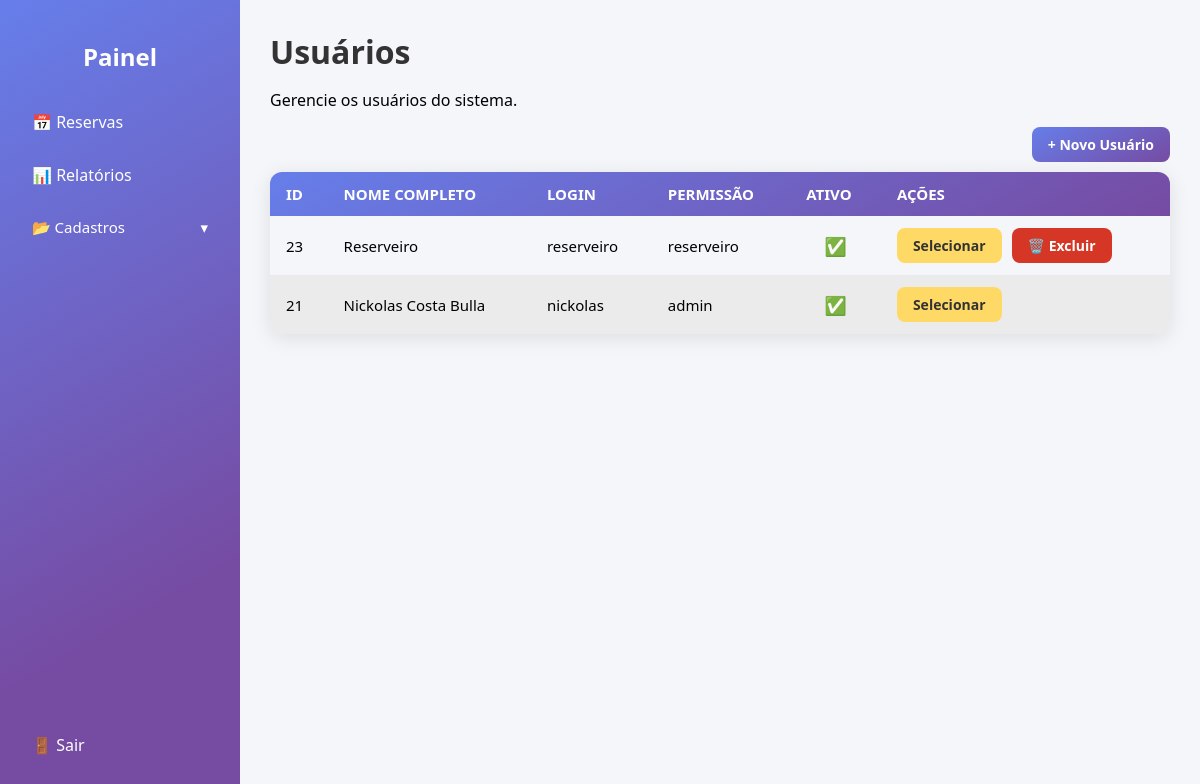
The app's page /usuarios/index.php (signed in) with its own data.
### tables this page shows
CREATE TABLE `usuarios` (
  `id_usuario` int(11) NOT NULL,
  `nome_completo` varchar(100) NOT NULL,
  `login` varchar(50) NOT NULL,
  `senha` varchar(255) NOT NULL,
  `tipo_permissao` enum('admin','reserveiro') NOT NULL,
  `data_nascimento` date DEFAULT NULL,
  `telefone` varchar(20) DEFAULT NULL,
  `observacoes` text DEFAULT NULL,
  `ativo` tinyint(1) DEFAULT 1
);

### usuarios/index.php (the view, shortened to what this page needs)
<?php
include '../includes/db.php';
include '../includes/header.php';
?>
<div class="painel-container">
    <?php include '../includes/sidebar.php'; ?>
    <main class="conteudo">
        <header class="painel-header">
            <h1>Usuários</h1>
            <p>Gerencie os usuários do sistema.</p>
        </header>
        <div class="area-crud">
            <a href="./create.php" class="btn btn-novo">+ Novo Usuário</a>
            <?php
                $query = "SELECT * FROM usuarios ORDER BY id_usuario DESC";
                $result = $conn->query($query);
            ?>
            <div class="tabela-wrapper">
                <table class="tabela-crud">
                    <thead>
                        <tr>
                            <th>ID</th>
                            <th>Nome Completo</th>
                            <th>Login</th>
                            <th>Permissão</th>
                            <th>Ativo</th>
                            <th>Ações</th>
                        </tr>
                    </thead>
                    <tbody>
                        <?php while ($row = $result->fetch_assoc()): ?>
                            <tr>
                                <td data-label="ID"><?= $row['id_usuario'] ?></td>
                                <td data-label="Nome"><?= htmlspecialchars($row['nome_completo']) ?></td>
                                <td data-label="Login"><?= htmlspecialchars($row['login']) ?></td>
                                <td data-label="Permissão"><?= ($row['tipo_permissao']) ?></td>
                                <td data-label="Ativo"><?= $row['ativo'] ? '✅' : '❌' ?></td>
                                <td data-label="Ações">
                                    <a href="./edit.php?id=<?= $row['id_usuario'] ?>" class="btn-editar">Selecionar</a>
                                    <?php if ($row['id_usuario'] != $_SESSION['usuario_id']): ?>
                                        <a href="#" class="btn-excluir btnpopup" data-id="<?= $row['id_usuario'] ?>">🗑️ Excluir</a>
                                    <?php endif; ?>
                                </td>
                            </tr>
                        <?php endwhile; ?>
                    </tbody>
                </table>
            </div>
        </div>
    </main>
</div>
<?php
include '../includes/footer.php';
?>

### assets/css/painel.css (style rules this page uses)
body { font-family: "Segoe UI", Tahoma, Geneva, Verdana, sans-serif; background-color: #f4f6fa; margin: 0; display: flex; min-height: 100vh; overflow: hidden; }
.painel-container { display: flex; width: 100%; height: 100vh; overflow: hidden; }
.conteudo { flex: 1; overflow-y: auto; height: 100vh; padding: 30px; box-sizing: border-box; }
.painel-header { display: block; align-items: center; justify-content: space-between; gap: 10px; }
.painel-header h1 { margin: 0; color: #333; }
a, button { font-family: "Segoe UI", Tahoma, Geneva, Verdana, sans-serif; }

### assets/css/crud.css (style rules this page uses)
.tabela-crud { width: 100%; border-collapse: collapse; margin-top: 20px; background: #f4f6fa; border-radius: 12px; overflow: hidden; box-shadow: 0 4px 20px rgba(0, 0, 0, 0.1); }
.tabela-crud thead { background: linear-gradient(150deg, #667eea 0%, #764ba2 100%); color: white; }
.tabela-crud th, .tabela-crud td { text-align: left; padding: 12px 16px; font-size: 15px; }
.tabela-crud th { font-weight: 600; text-transform: uppercase; }
.tabela-crud tbody tr:nth-child(even) { background: #ebebeb; }
.tabela-crud td { vertical-align: middle; }
.tabela-crud td:nth-child(2), .tabela-crud td:nth-child(3) { max-width: 200px; overflow: hidden; text-overflow: ellipsis; }
.tabela-crud td:nth-child(4) { max-width: 350px; }
.tabela-crud td:nth-child(5) { text-align: center; font-size: 18px; }
.tabela-crud td:nth-child(6) { display: flex; flex-wrap: wrap; gap: 10px; }
.btn-editar, .btn-excluir, .btn-novo { display: inline-block; padding: 8px 16px; border-radius: 8px; font-size: 14px; font-weight: 600; text-decoration: none; transition: all 0.2s ease; cursor: pointer; }
.btn-editar { background: #ffd966; color: #333; }
.btn-excluir { background: #d53625; color: white; }
.btn-novo { background: linear-gradient(150deg, #667eea 0%, #764ba2 100%); color: white; margin-bottom: 10px; float: right; }

### records on screen
usuarios: id_usuario "23", nome_completo "Reserveiro", login "reserveiro", tipo_permissao "reserveiro"
usuarios: id_usuario "21", nome_completo "Nickolas Costa Bulla", login "nickolas", tipo_permissao "admin"
